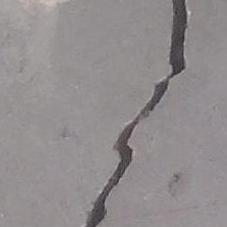
#> input picture Image Processing/Threshold/p11.jpg, 227 x 227 px
$ python main.py
#> lines starting #> are read from the running program, lines starting #| are printed output that depends on the picture; after the words box and inside, x2 and y2 are one past the last pixel; in counts of white or black regions, pixels touching at a corner belong together
import cv2
import numpy as np

# Load the image
img = cv2.imread("p11.jpg", 1)  # Read the image in color
#> img is the input picture: shape (227, 227, 3); mean B, G, R 142.1, 141, 145.8

# Convert the image to grayscale
gray = cv2.cvtColor(img, cv2.COLOR_BGR2GRAY)

# Apply Gaussian blur to reduce noise
gray_blurred = cv2.GaussianBlur(gray, (5, 5), 0)

# Apply adaptive thresholding
thresh = cv2.adaptiveThreshold(gray_blurred, 255,cv2.ADAPTIVE_THRESH_GAUSSIAN_C , cv2.THRESH_BINARY_INV, 11, 2)
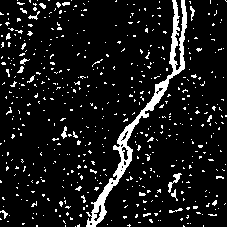
#> thresh: shape (227, 227); 9.5% white; 535 white regions (518 under 20 px)

# Find contours of the thresholded image
contours, _ = cv2.findContours(thresh, cv2.RETR_EXTERNAL, cv2.CHAIN_APPROX_SIMPLE)
#> contours = 535 contours, 532 with area under 20; largest, box (x1, y1, x2, y2) and area: (86, 0, 187, 227) 1847, (168, 173, 182, 193) 54, (61, 126, 67, 139) 27

# Filter and draw contours based on area or length threshold
min_contour_length = 50  # Minimum length threshold for a crack
longest_contour = None
longest_contour_length = 0
for contour in contours:
    contour_length = cv2.arcLength(contour, True)
    if contour_length > min_contour_length and contour_length > longest_contour_length:
        longest_contour = contour
        longest_contour_length = contour_length
#> this loop made 535 passes
#> (contour_length, longest_contour_length) on passes 123, 529: (62.53, 62.53), (835.2, 835.2)
#> (contour, contour_length) on passes 1, 2, 3, 4, 5, 7: ([[75, 226]], 0), ([[203, 225], [203, 226]], 2), ([[183, 225], [183, 226], [184, 226]], 3.41), ([[65, 225], [65, 226]], 2), ([[36, 225], [36, 226], [37, 226], [37, 225]], 4), ([[107, 224]], 0)
#> after the loop, longest_contour = contour of 394 points, box (x1, y1, x2, y2) (86, 0, 187, 227), area 1847; longest_contour_length = 835.2

# Draw the longest contour (crack) on the original image
if longest_contour is not None:
    cv2.drawContours(img, [longest_contour], -1, (0, 255, 0), 2)
    # Get the bounding rectangle of the longest contour
    x, y, w, h = cv2.boundingRect(longest_contour)
#> x = 86; y = 0; w = 101; h = 227
    # Display the length of the longest crack on the image
    cv2.putText(img, f"Length: {longest_contour_length:.2f}px", (x, y + 30), cv2.FONT_HERSHEY_SIMPLEX, 0.5, (0, 255, 0), 2)
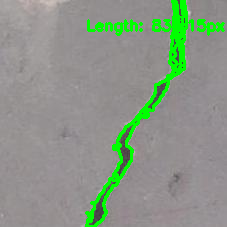
#> img: shape (227, 227, 3); mean B, G, R 135.2, 150.8, 138.7

# Display the original image with the longest crack and its length
cv2.imshow("Crack Detection", img)
cv2.waitKey(3000)
cv2.imshow("tt Detection", thresh)
cv2.waitKey(0)
cv2.destroyAllWindows()

$ run again, with Image Processing/Threshold/p10.jpg copied over Image Processing/Threshold/p11.jpg
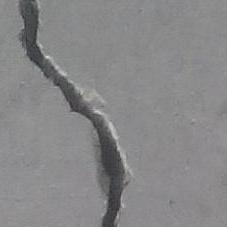
#> input picture Image Processing/Threshold/p10.jpg, 227 x 227 px
#> img is the input picture: shape (227, 227, 3); mean B, G, R 136.1, 135.1, 135.4
#> `thresh = cv2.adaptiveThreshold(gray_blurred, 255,cv2.ADAPTIVE_THRESH_G..`:
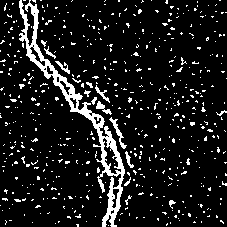
#> thresh: shape (227, 227); 10.6% white; 570 white regions (555 under 20 px)
#> contours = 569 contours, 562 with area under 20; largest, box (x1, y1, x2, y2) and area: (19, 0, 125, 227) 2628, (109, 117, 127, 149) 82, (96, 101, 112, 115) 57, (95, 85, 110, 103) 41, (55, 61, 70, 74) 38, (125, 151, 134, 168) 36, (44, 46, 56, 59) 24
#> the loop `for contour in contours:` made 569 passes
#> (contour_length, longest_contour_length) on passes 269, 569: (90.33, 90.33), (999.8, 999.8)
#> after the loop `for contour in contours:`: longest_contour = contour of 511 points, box (x1, y1, x2, y2) (19, 0, 125, 227), area 2628; longest_contour_length = 999.8
#> x = 19; y = 0; w = 106; h = 227
#> `cv2.putText(img, f"Length: {longest_contour_length:.2f}px", (x, y + 30..`:
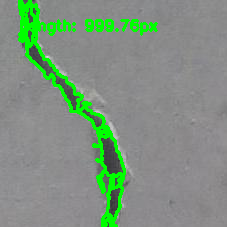
#> img: shape (227, 227, 3); mean B, G, R 128.5, 146.2, 128
